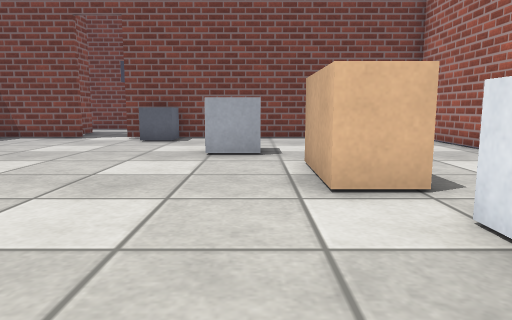
[1] (above)

16 first-person views from a walk through a Webots world. The camera is 0.5 m above the floor, tilts 8° down and sees 70° across. The floor is counted in squares, 0.5 m on a side. Each view is taken from the middle of a square. On the plan, view 1 faces up. The plan holds only what a view shows up to about 13 squares ahead; the rest is blank. The robots in the file are not drawn. Webots' stock objects and surfaces are drawn as simple stand-ins.

[2]
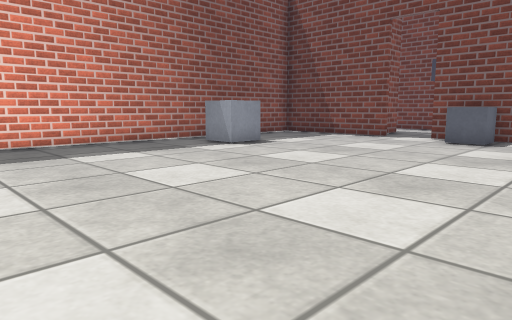

[3]
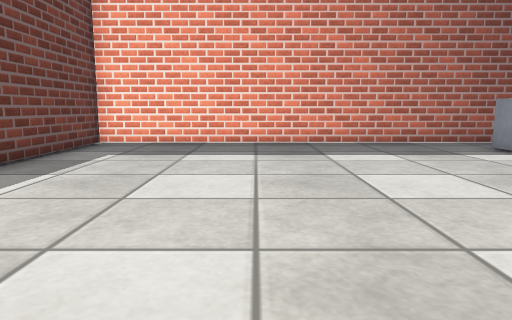

[4]
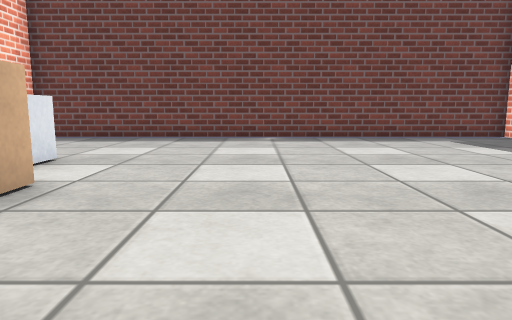

[5]
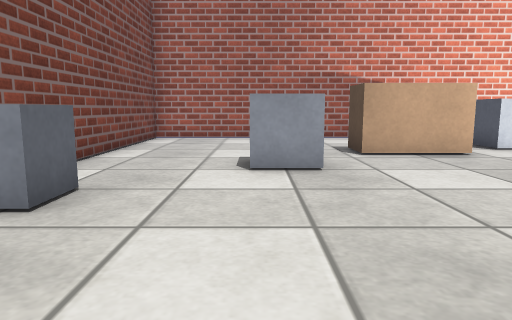

[6]
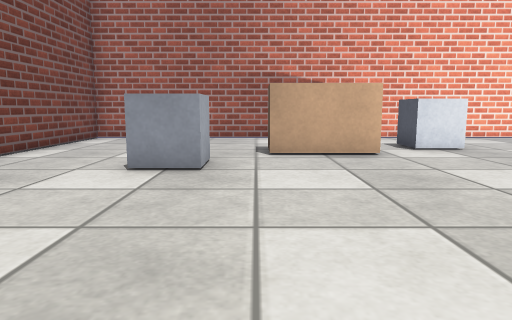

[7]
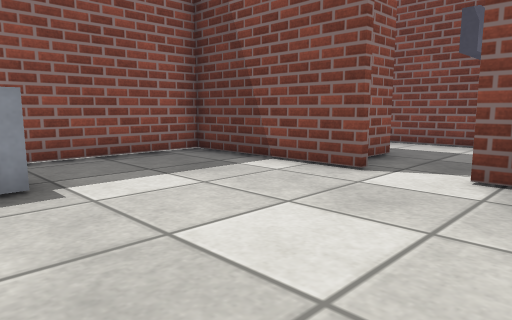

[8]
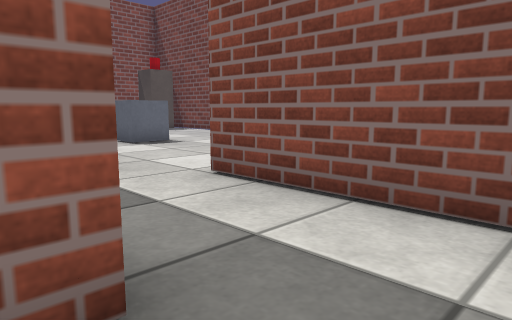

[9]
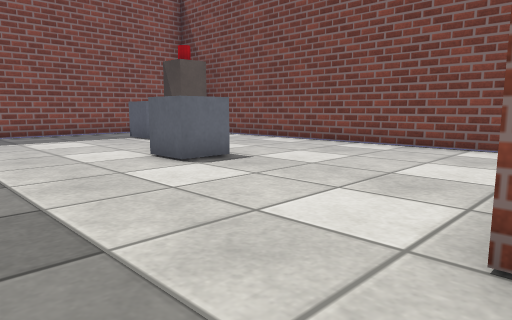

[10]
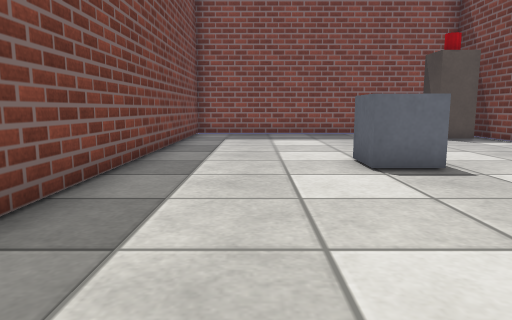

[11]
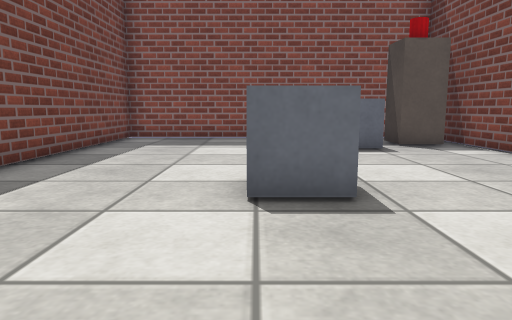

[12]
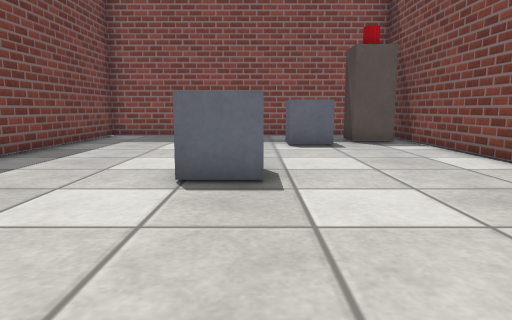

[13]
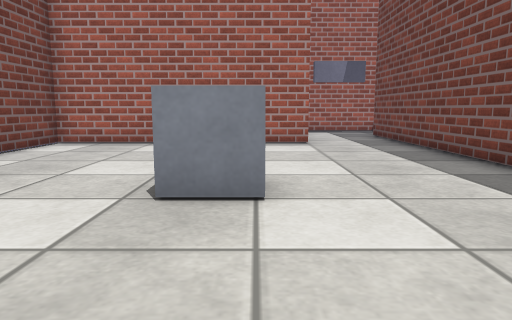

[14]
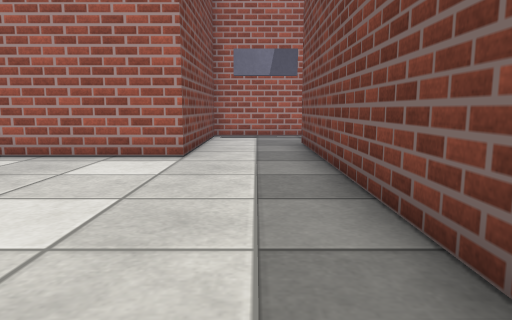

[15]
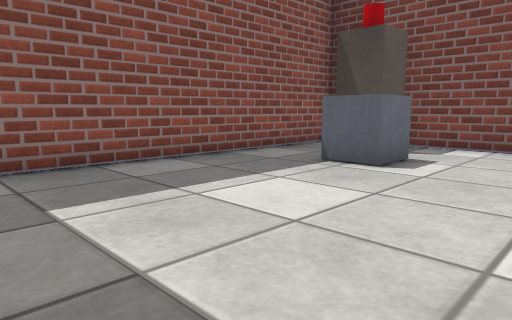

[16]
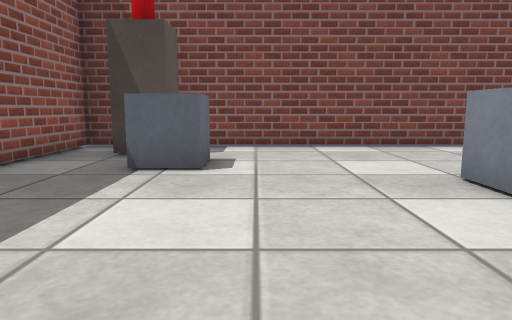

### Floor plan
Points are (right, up) in squares from view 1. A wall is a line through its corners. A room is listed if a view was taken in it or the views show most of it. See-through windows are left out.
Room 1 (views 1, 2, 3, 4, 5, 6, 7)
walls: (-5.9, 12.4) (-10.5, 12.4) (-10.5, -3.5) (5.5, -3.5) (5.5, 12.4) (-4.4, 12.4)
ways out: opening at (-5, 13.5) to room 2
objects: grey box (-9, 7) to (-8, 8); grey box (-3, 11) to (-3, 12); grey box (-1, 8) to (0, 9); brown box (1, 5) to (2, 6); grey box (2, 2) to (3, 3)
Room 2 (views 8, 9, 10, 11, 12, 13, 14, 15, 16)
walls: (-3.8, 14.2) (-3.8, 17.5) (-9.5, 17.5) (-9.5, 24.7) (-23.5, 24.7) (-23.5, 14.7) (-6.6, 14.7) (-6.6, 13.6)
ways out: opening at (-5, 13.5) to room 1
objects: drink can (-22, 23) to (-21, 24); grey box (-21, 21) to (-20, 22); grey box (-16, 19) to (-15, 20); grey box (-5, 15) to (-5, 16)

Positions as (right, up) in squares from view 1, and headings:
1: (0, 0), facing up
2: (0, 0), facing up-left
3: (0, 1), facing left
4: (-2, 9), facing down
5: (-7, 9), facing right
6: (-7, 7), facing right
7: (-3, 7), facing up-left
8: (-5, 14), facing up-left
9: (-9, 15), facing up-left
10: (-9, 17), facing left
11: (-11, 19), facing left
12: (-10, 20), facing left
13: (-20, 19), facing right
14: (-17, 16), facing right
15: (-17, 15), facing up-left
16: (-19, 15), facing up
